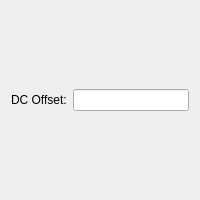
<?xml version="1.0" encoding="UTF-8"?>
<ui version="4.0">
 <class>procDcPsWidget</class>
 <widget class="QWidget" name="procDcPsWidget">
  <property name="geometry">
   <rect>
    <x>0</x>
    <y>0</y>
    <width>200</width>
    <height>200</height>
   </rect>
  </property>
  <property name="windowTitle">
   <string>Form</string>
  </property>
  <layout class="QHBoxLayout" name="horizontalLayout">
   <item>
    <widget class="QLabel" name="dcOffset_lbl">
     <property name="text">
      <string>DC Offset:</string>
     </property>
    </widget>
   </item>
   <item>
    <widget class="QLineEdit" name="dcOffset_le"/>
   </item>
  </layout>
 </widget>
 <resources/>
 <connections/>
</ui>
